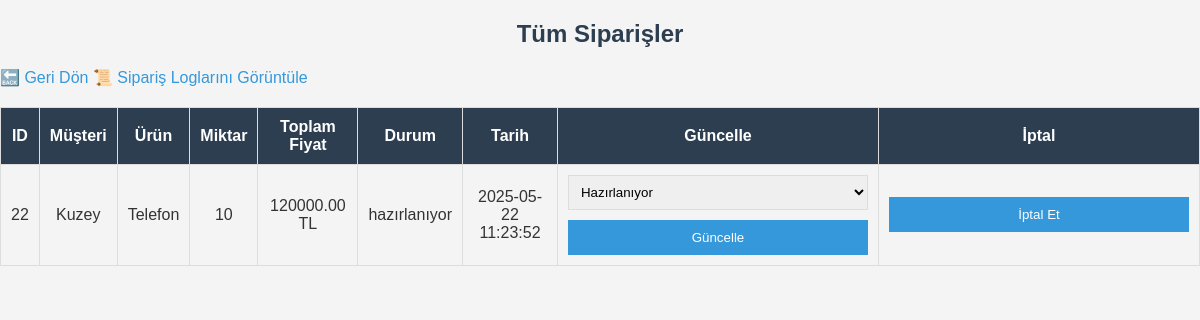
The app's page /admin/siparisler.php (signed in) with its own data.
### tables this page shows
CREATE TABLE `siparisler` (
  `id` int(11) NOT NULL,
  `musteri_id` int(11) NOT NULL,
  `urun_id` int(11) NOT NULL,
  `miktar` int(11) NOT NULL,
  `toplam_fiyat` decimal(10,2) NOT NULL,
  `siparis_tarihi` timestamp NOT NULL DEFAULT current_timestamp(),
  `durum` enum('hazırlanıyor','kargoya verildi','teslim edildi') DEFAULT 'hazırlanıyor'
);

CREATE TABLE `musteriler` (
  `id` int(11) NOT NULL,
  `ad` varchar(255) NOT NULL,
  `email` varchar(255) NOT NULL,
  `telefon` varchar(20) DEFAULT NULL,
  `kayit_tarihi` timestamp NOT NULL DEFAULT current_timestamp(),
  `sifre` varchar(255) NOT NULL,
  `rol` varchar(50) NOT NULL
);

CREATE TABLE `urunler` (
  `id` int(11) NOT NULL,
  `ad` varchar(255) NOT NULL,
  `kategori` varchar(100) DEFAULT NULL,
  `stok_miktari` int(11) DEFAULT 0,
  `fiyat` decimal(10,2) NOT NULL,
  `eklenme_tarihi` timestamp NOT NULL DEFAULT current_timestamp()
);

### admin/siparisler.php (the view, shortened to what this page needs)
<?php
include "../baglanti.php";
$sql = "SELECT s.id, m.ad AS musteri_adi, u.ad AS urun_adi, s.miktar, s.toplam_fiyat, s.durum, s.siparis_tarihi
        FROM siparisler s
        JOIN musteriler m ON s.musteri_id = m.id
        JOIN urunler u ON s.urun_id = u.id
        WHERE s.durum IN ('hazırlanıyor', 'kargoya verildi')";
$result = $conn->query($sql);
?>
<!DOCTYPE html>
<html lang="tr">
<head>
    <link rel="stylesheet" href="../css/style.css">
</head>
<body>
    <h2>Tüm Siparişler</h2>
    <a href="index.php">🔙 Geri Dön</a>
    <a href="siparis_log.php">📜 Sipariş Loglarını Görüntüle</a>
    <table border="1">
        <tr>
            <th>ID</th>
            <th>Müşteri</th>
            <th>Ürün</th>
            <th>Miktar</th>
            <th>Toplam Fiyat</th>
            <th>Durum</th>
            <th>Tarih</th>
            <th>Güncelle</th>
            <th>İptal</th>
        </tr>
        <?php while ($row = $result->fetch_assoc()) { ?>
        <tr>
            <td><?php echo $row['id']; ?></td>
            <td><?php echo $row['musteri_adi']; ?></td>
            <td><?php echo $row['urun_adi']; ?></td>
            <td><?php echo $row['miktar']; ?></td>
            <td><?php echo $row['toplam_fiyat']; ?> TL</td>
            <td><?php echo $row['durum']; ?></td>
            <td><?php echo $row['siparis_tarihi']; ?></td>
            <td>
                <form method="post">
                    <select name="yeni_durum">
                        <option value="hazırlanıyor" <?php if ($row['durum'] == "hazırlanıyor") echo "selected"; ?>>Hazırlanıyor</option>
                    </select>
                    <input type="submit" value="Güncelle">
                </form>
            </td>
            <td>
                <form action="siparis_iptal.php" method="post">
                    <input type="submit" value="İptal Et">
                </form>
            </td>
        </tr>
        <?php } ?>
    </table>
</body>
</html>

### css/style.css (style rules this page uses)
body { font-family: Arial, sans-serif; background-color: #f4f4f4; color: #333; margin: 0; padding: 0; }
h2 { color: #2c3e50; text-align: center; }
table { width: 100%; border-collapse: collapse; margin-top: 20px; }
table, th, td { border: 1px solid #ddd; }
th, td { padding: 10px; text-align: center; }
th { background-color: #2c3e50; color: white; }
button, input[type="submit"] { background-color: #3498db; color: white; border: none; padding: 10px 15px; cursor: pointer; }
form { display: flex; flex-direction: column; gap: 10px; width: 300px; margin: auto; }
input, select { padding: 8px; border: 1px solid #ddd; }
a { text-decoration: none; color: #3498db; }

### records on screen
siparisler: id "22", musteri.ad "Kuzey", urun.ad "Telefon", miktar "10", toplam_fiyat "120000.00", durum "hazırlanıyor", siparis_tarihi "2025-05-22 11:23:52", yeni_durum "Hazırlanıyor"
